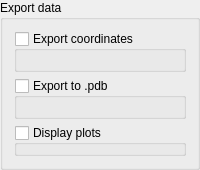
        <widget class="QGroupBox" name="groupBox_15">
         <property name="title">
          <string>Export data</string>
         </property>
         <property name="flat">
          <bool>true</bool>
         </property>
         <property name="checkable">
          <bool>false</bool>
         </property>
         <property name="checked">
          <bool>false</bool>
         </property>
         <layout class="QVBoxLayout" name="verticalLayout_12">
          <item>
           <widget class="QGroupBox" name="groupBox_analysis_export_coords">
            <property name="title">
             <string>Export coordinates</string>
            </property>
            <property name="flat">
             <bool>false</bool>
            </property>
            <property name="checkable">
             <bool>true</bool>
            </property>
            <property name="checked">
             <bool>false</bool>
            </property>
            <layout class="QVBoxLayout" name="verticalLayout_13"/>
           </widget>
          </item>
          <item>
           <widget class="QGroupBox" name="groupBox_analysis_export_pdb">
            <property name="title">
             <string>Export to .pdb</string>
            </property>
            <property name="flat">
             <bool>false</bool>
            </property>
            <property name="checkable">
             <bool>true</bool>
            </property>
            <property name="checked">
             <bool>false</bool>
            </property>
            <layout class="QVBoxLayout" name="verticalLayout_14"/>
           </widget>
          </item>
          <item>
           <widget class="QGroupBox" name="checkBox_analysis_export_plots">
            <property name="title">
             <string>Display plots</string>
            </property>
            <property name="flat">
             <bool>true</bool>
            </property>
            <property name="checkable">
             <bool>true</bool>
            </property>
            <property name="checked">
             <bool>false</bool>
            </property>
           </widget>
          </item>
         </layout>
        </widget>
